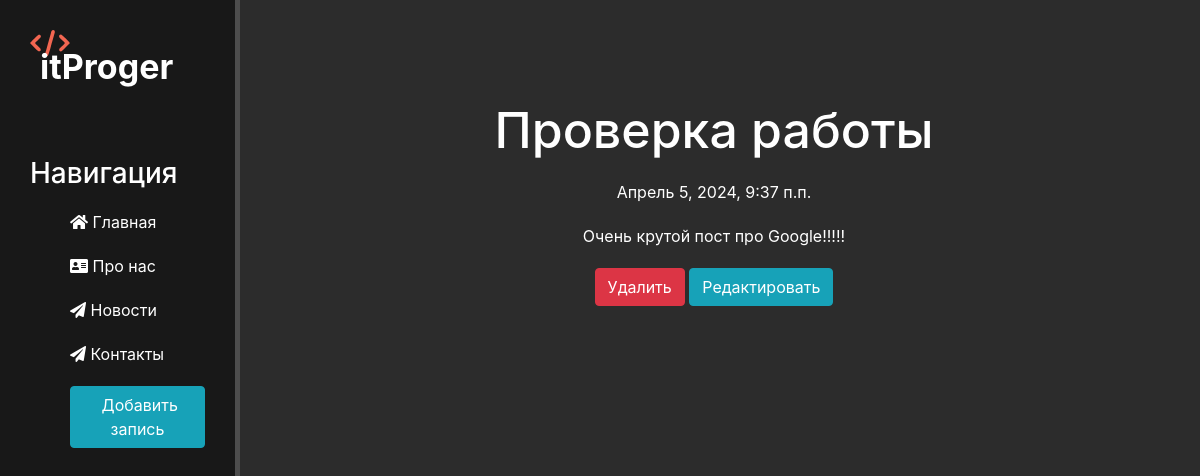
Page /news/1 on the earlier database version.
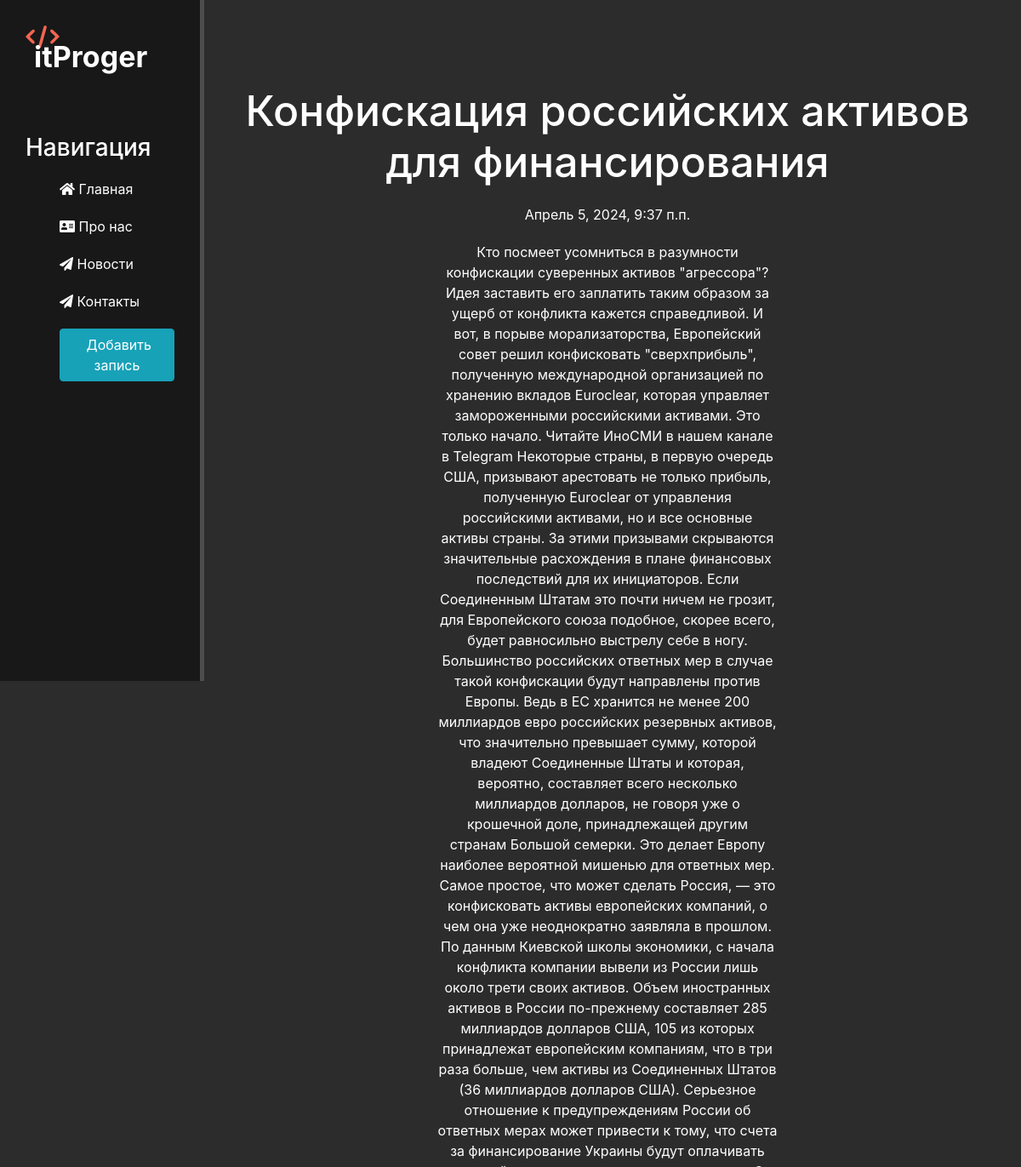
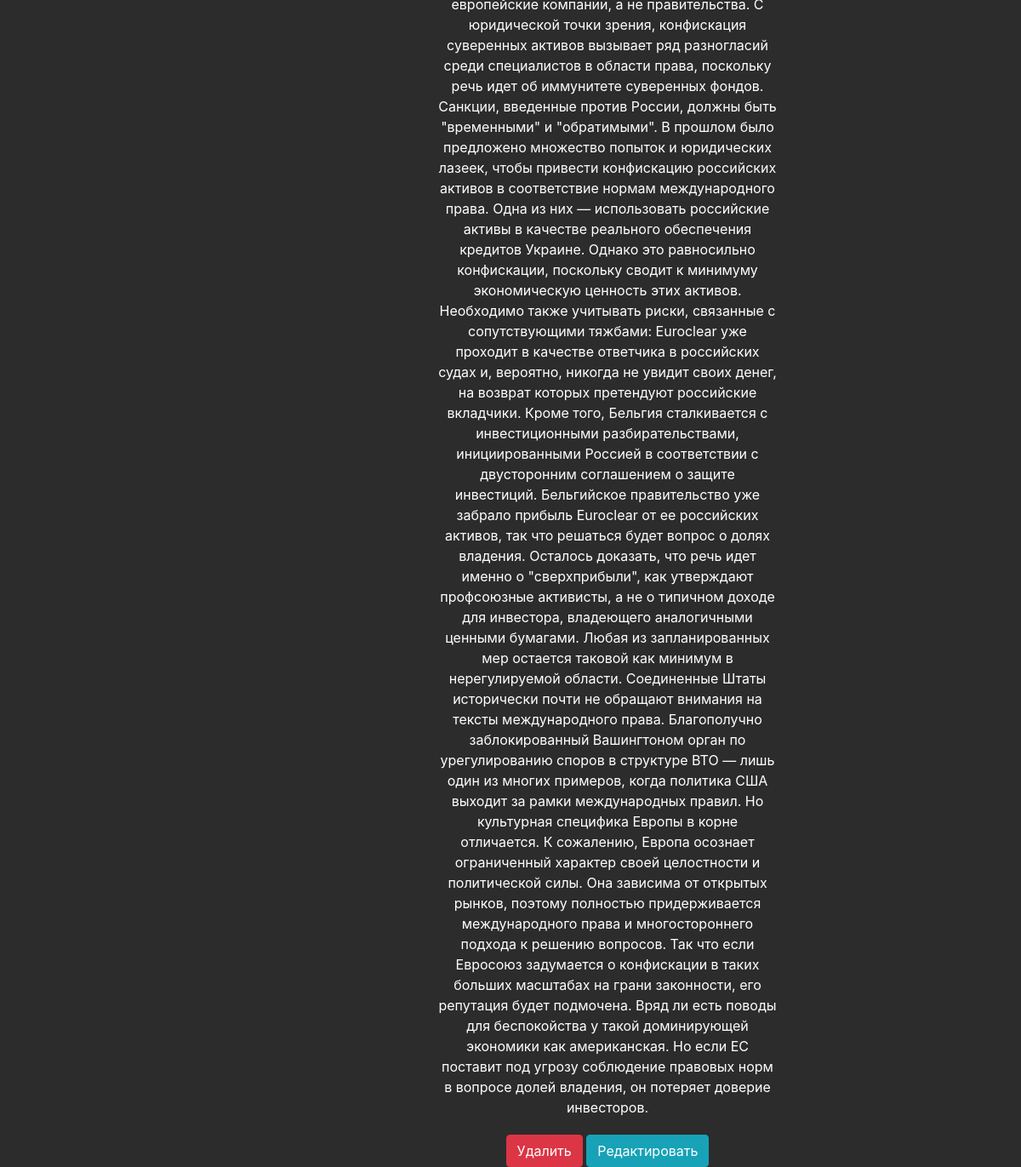
Same page on the later database version (2 pictures, top to bottom).
### news/models.py (models this page shows, shortened)
class Articles(models.Model):
    title = models.CharField('Название', max_length=50 )
    anons = models.CharField('Анонс', max_length=250 )
    full_text = models.TextField('Статья')
    date = models.DateTimeField('Дата публикации')
    class Meta:
        verbose_name = 'Новость'
        verbose_name_plural = 'Новости'

### news/views.py (the view)
# urls.py: path('<int:pk>' , views.NewsDetailView.as_view() , name='news_detail'),
class NewsDetailView(DetailView):
    model = Articles
    template_name = 'news/details_view.html'
    context_object_name = 'article'

### news/templates/news/details_view.html (shortened to what this page needs)
{% extends 'main/layout.html' %}
{% load static %}
{% block content %}
<div class="features">
    <h1>{{ article.title }}</h1>
    <p>{{ article.date }}</p>
    <p>{{ article.full_text }}</p>
    <a href="{% url 'news_delete' article.id %}" class="btn btn-danger">Удалить</a>
    <a href="{% url 'news_update' article.id %}" class="btn btn-info">Редактировать</a>
</div>
    {% endblock %}

### main/templates/main/layout.html (shortened to what this page needs)
{% load static %}
<!doctype html>
<html lang="ru">
<head>
    <link rel="stylesheet" href="https://stackpath.bootstrapcdn.com/bootstrap/4.5.2/css/bootstrap.min.css">
    <link rel="stylesheet" href="{% static 'main/css/main.css' %}">
    <link rel="stylesheet" href="https://use.fontawesome.com/releases/v5.8.2/css/all.css">
</head>
<body>
    <aside>
        <img src="{% static 'main/img/logo_simple.svg' %}" alt="Лого">
        <span class="logo">itProger</span>
        <h3>Навигация</h3>
        <ul>
            <a href="{% url 'home' %}"><li><i class="fas fa-home"></i> Главная</li></a>
            <a href="{% url 'about' %}"><li><i class="fas fa-address-card"></i> Про нас</li></a>
            <a href="{% url 'news_home' %}"><li><i class="fas fa-paper-plane"></i> Новости</li></a>
            <a href="{% url 'contact' %}"><li><i class="fas fa-paper-plane"></i> Контакты</li></a>
            <a href="{% url 'create' %}"><li><button class="btn btn-info"> Добавить запись</button></li></a>
        </ul>
    </aside>
    <main>
        {% block content %}
        {% endblock %}
    </main>
</body>
</html>

### main/static/main/css/main.css (style rules this page uses)
aside { float: left; position: fixed; background: #181818; width: 20%; padding: 2.5%; height: 100vh; color: #fff; border-right: 5px solid #4d4d4d; }
aside img { width: 40px; float: left; }
aside .logo { font-size: 34px; margin-left: 10px; font-weight: bold; position: relative; top: -15px; }
aside h3 { margin-top: 50px; font-size: 28px; }
aside ul { list-style: none }
aside ul li { color: #fff; display: block; margin-top: 20px; transition: transform .6s ease; }
main .features { float: left; color: #fff; margin-top: 100px; margin-left: 22%; text-align: center; width: 75%; }
main .features h1 { font-size: 50px; }
main .features p { max-width: 400px; margin: 20px auto }

Differences in the rows shown:
changed Articles: title "Проверка работы" → "Конфискация российских активов для финансирования"; full_text "Очень крутой пост про Google!!!!!" → "Кто посмеет усомниться в разумности конфискации суверенных активов \"агрессора\"? Идея заставить его заплатить таким образом за ущерб от конфликта кажется справедливой. И вот, в порыве морализаторства, Европейский совет решил конфисковать \"сверхприбыль\", полученную международной организацией по хранению вкладов Euroclear, которая управляет замороженными российскими активами. Это только начало. Читайте ИноСМИ в нашем канале в Telegram Некоторые страны, в первую очередь США, призывают арестовать не только прибыль, полученную Euroclear от управления российскими активами, но и все основные активы страны. За этими призывами скрываются значительные раcхождения в плане финансовых последствий для их…"
